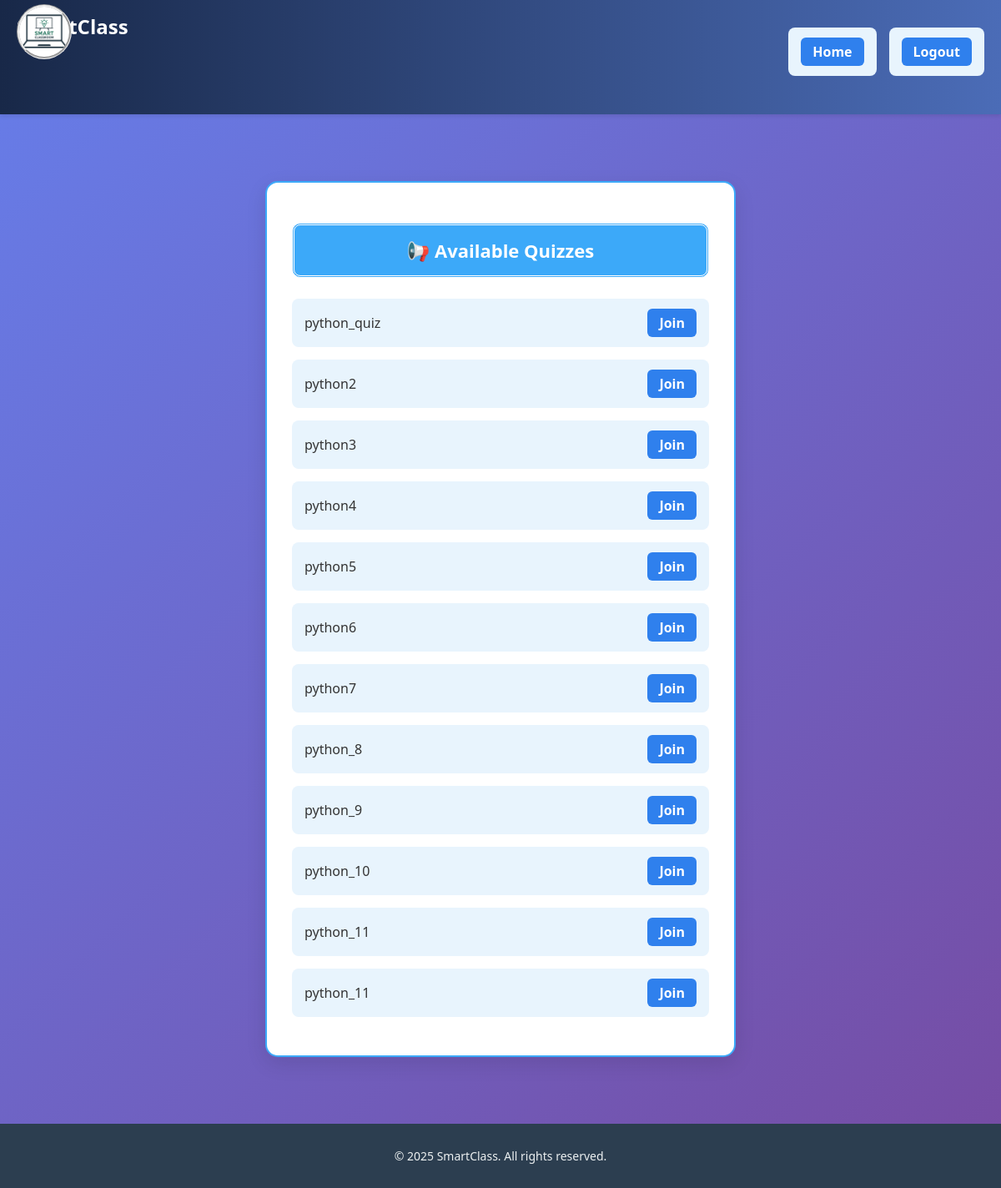
The page /student/quizzes/ (signed in) on the database as committed earlier.
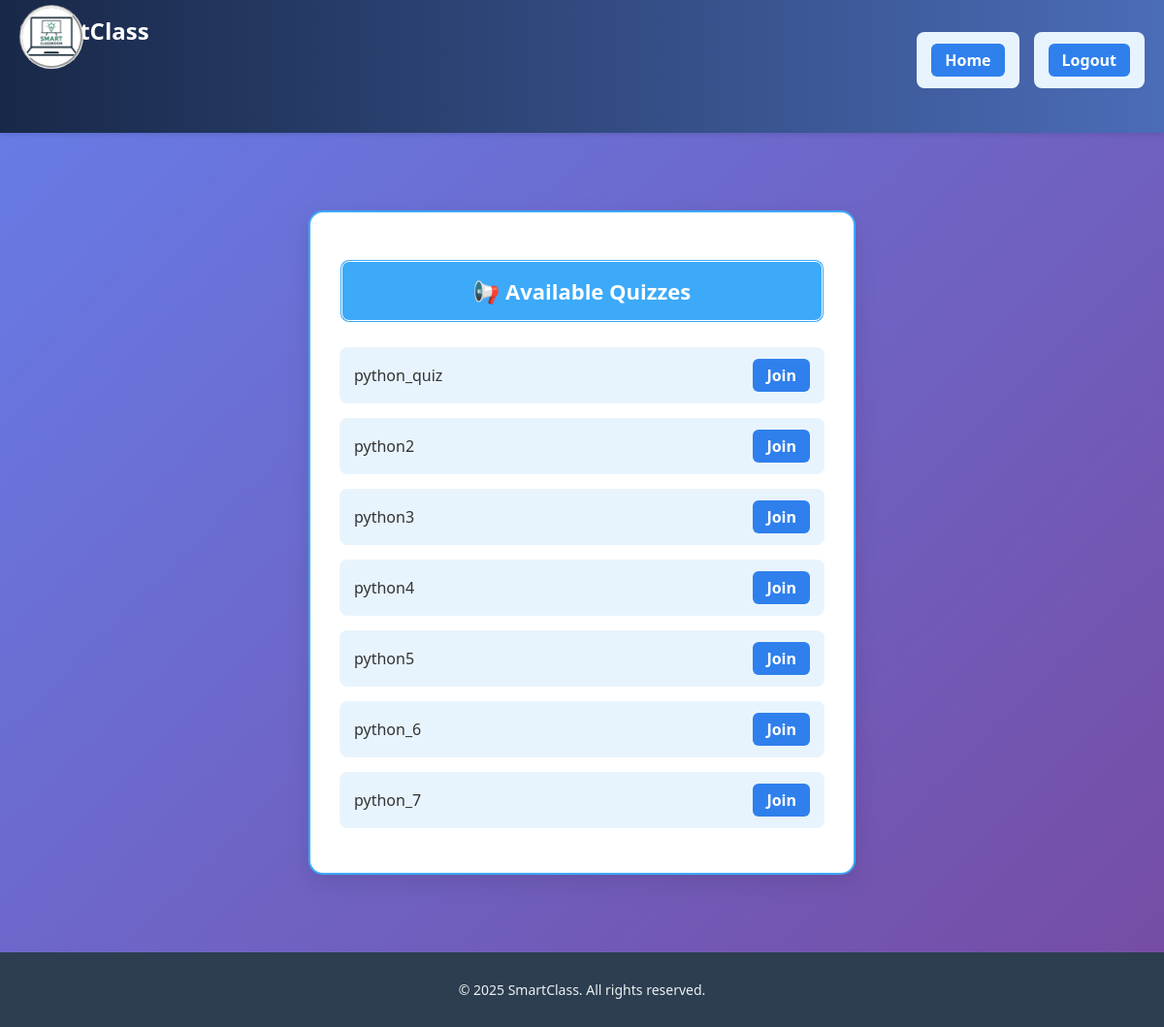
The same page on the database as committed later.
### core/models.py (models this page shows, shortened)
class LiveQuiz(models.Model):
    title = models.CharField(max_length=200)
    created_by = models.ForeignKey(User, on_delete=models.CASCADE)
    is_active = models.BooleanField(default=False)
    created_at = models.DateTimeField(auto_now_add=True)

### core/views.py (the view)
# urls.py: path('student/quizzes/', views.available_quizzes, name='available_quizzes'),
@login_required
def available_quizzes(request):
    quizzes = LiveQuiz.objects.filter(is_active=True)
    return render(request, 'core/available_quizzes.html', {'quizzes': quizzes})

### core/templates/core/available_quizzes.html (shortened to what this page needs)
{% extends "core/base.html" %}
{% load static %}
{% block content %}
<div class="quiz-container">
  <h2>📢 Available  Quizzes</h2>
  <ul>
    {% for quiz in quizzes %}
      <li>
        <span>{{ quiz.title }}</span>
        <a href="{% url 'attempt_quiz' quiz.id %}">Join</a>
      </li>
    {% empty %}
      <p class="no-quiz">No live quizzes at the moment.</p>
    {% endfor %}
  </ul>
</div>
{% endblock %}

Rows that differ between the two databases and show on the page:
removed LiveQuiz: title "python6"
removed LiveQuiz: title "python7"
removed LiveQuiz: title "python_8"
removed LiveQuiz: title "python_9"
removed LiveQuiz: title "python_10"
removed LiveQuiz: title "python_11"
removed LiveQuiz: title "python_11"
added LiveQuiz: title "python_6"
added LiveQuiz: title "python_7"
